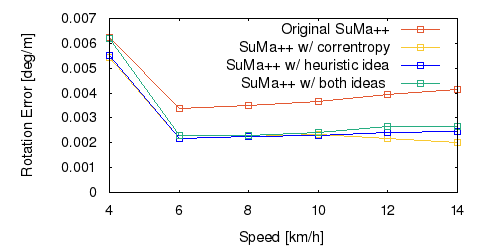

Recreate this plot in gnuplot.
set term png size 500,250 font "Helvetica" 11
set output "avg_rs.png"
set size ratio 0.5
set yrange [0:*]
set xlabel "Speed [km/h]"
set ylabel "Rotation Error [deg/m]"
plot "avg_rs.txt" using 1:($2*57.3) title 'Original SuMa++' lc rgb "#e35933" pt 4 w linespoints, \
"avg_rs_c.txt" using 1:($2*57.3) title 'SuMa++ w/ correntropy' lc rgb "#df8c932" pt 4 w linespoints, \
"avg_rs_l.txt" using 1:($2*57.3) title 'SuMa++ w/ heuristic idea' lc rgb "#0000FF" pt 4 w linespoints, \
"avg_rs_b.txt" using 1:($2*57.3) title 'SuMa++ w/ both ideas ' lc rgb "#27ad81" pt 4 w linespoints
